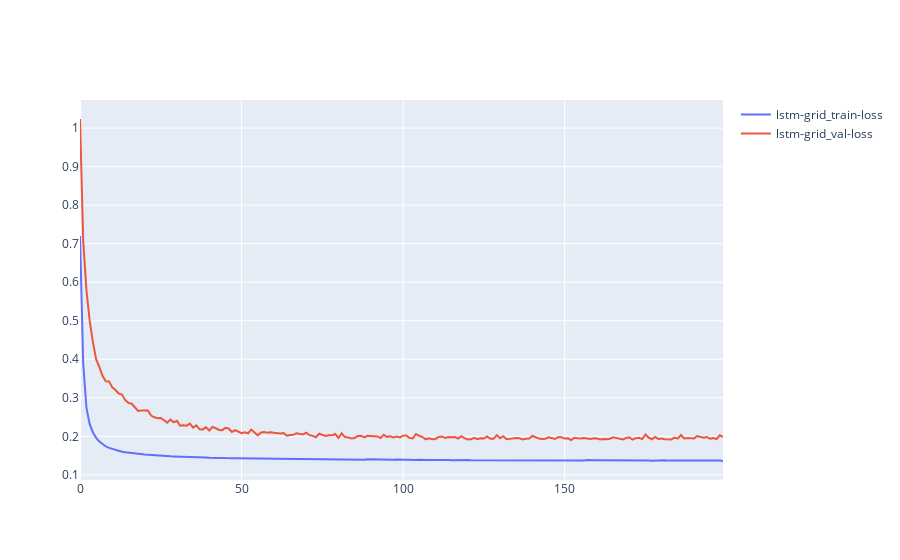

Here is the notebook cell this chart was saved with:
### Code cell
plot_loss([loss_grid], ['lstm-grid'])

### Figure 1 — Plotly figure (JSON) as saved in the notebook; plotly's stock layout.template omitted (floating-point values rounded to 4 significant figures; data arrays with more than 128 entries replaced by an {"elided": "..."} marker saying what was removed)
{"data": [{"name": "lstm-grid_train-loss", "type": "scatter", "y": {"elided": "200 float values"}}, {"name": "lstm-grid_val-loss", "type": "scatter", "y": {"elided": "200 float values"}}], "layout": {}}
